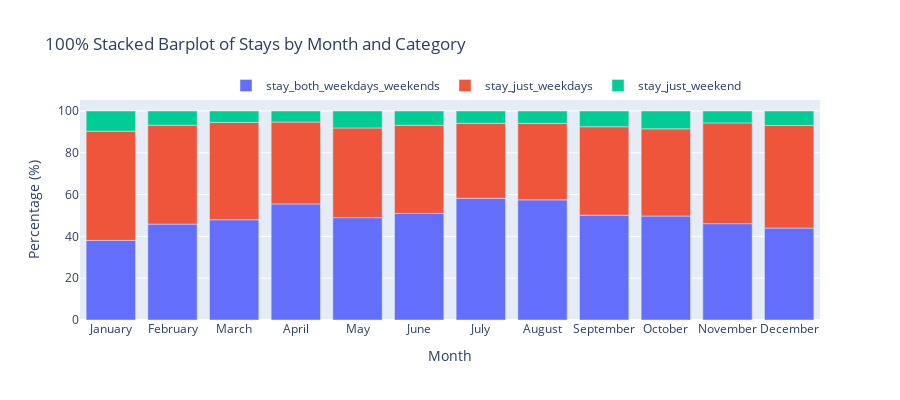

Here is the notebook cell this chart was saved with:
### Code cell
# Plot a 100% stacked barplot to visualize the distribution of stays by month and category
import plotly.graph_objects as go

# Calculate the percentages for each category within each month
total_stays = sorted_data.sum(axis=1)
sorted_data_percent = sorted_data.divide(total_stays, axis=0) * 100

# Create a 100% stacked barplot using Plotly
fig = go.Figure()

for col in sorted_data_percent.columns:
    fig.add_trace(go.Bar(
        x=sorted_data_percent.index,
        y=sorted_data_percent[col],
        name=col,
        hovertemplate='%{y:.2f}%',
    ))

# Customize the layout and appearance of the chart
fig.update_layout(
    title='100% Stacked Barplot of Stays by Month and Category',
    xaxis_title='Month',
    yaxis_title='Percentage (%)',
    barmode='relative',  # Stacked bars with relative heights
    height=400,
    legend=dict(
        title='',
        orientation='h',  # Horizontal legend placement
        yanchor='bottom',
        y=1.00,  # Adjust the y position for label placement
        xanchor='right',
        x=0.9,
    ),
)

# Show the interactive plot
fig.show()

### Figure 1 — Plotly figure (JSON) as saved in the notebook; plotly's stock layout.template omitted (floating-point values rounded to 4 significant figures)
{"data": [{"hovertemplate": "%{y:.2f}%", "name": "stay_both_weekdays_weekends", "type": "bar", "x": ["January", "February", "March", "April", "May", "June", "July", "August", "September", "October", "November", "December"], "y": [38.1, 45.9, 47.96, 55.54, 48.97, 51.0, 58.22, 57.48, 50.17, 49.76, 46.1, 43.98]}, {"hovertemplate": "%{y:.2f}%", "name": "stay_just_weekdays", "type": "bar", "x": ["January", "February", "March", "April", "May", "June", "July", "August", "September", "October", "November", "December"], "y": [52.24, 47.33, 46.58, 39.19, 42.92, 42.19, 35.89, 36.58, 42.31, 41.71, 48.21, 49.12]}, {"hovertemplate": "%{y:.2f}%", "name": "stay_just_weekend", "type": "bar", "x": ["January", "February", "March", "April", "May", "June", "July", "August", "September", "October", "November", "December"], "y": [9.661, 6.777, 5.464, 5.268, 8.109, 6.814, 5.886, 5.936, 7.528, 8.535, 5.684, 6.895]}], "layout": {"barmode": "relative", "height": 400, "legend": {"orientation": "h", "title": {"text": ""}, "x": 0.9, "xanchor": "right", "y": 1, "yanchor": "bottom"}, "title": {"text": "100% Stacked Barplot of Stays by Month and Category"}, "xaxis": {"title": {"text": "Month"}}, "yaxis": {"title": {"text": "Percentage (%)"}}}}
